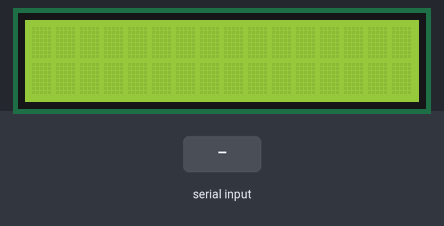
Simulated run of this sketch. Board: Arduino Uno, built with avr-gcc and run on an emulated ATmega328P. Shown: 16×2 character LCD. Inputs (shaded band) come from the test bench. What the sketch prints to the serial monitor is not drawn.

Above: at 1.2 s.
1.3 s: "1" received over Serial
At 2.2 s:
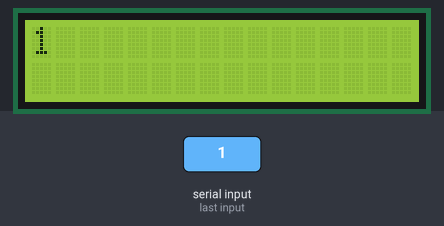
3.0 s: "0" received over Serial
At 3.5 s:
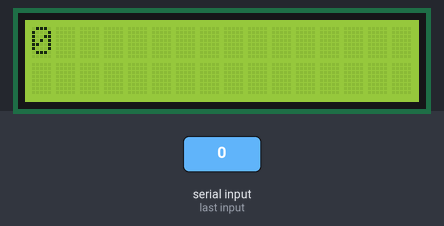
4.7 s: "2" received over Serial
At 6.0 s:
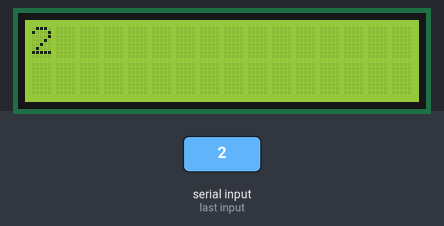
Timing chart, 0 to 7.7 s (numbered marks = the images above; inputs shaded):
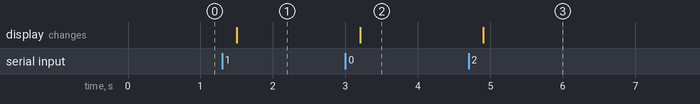

The sketch:

text.ino
```cpp
#include <LiquidCrystal.h>

LiquidCrystal lcd(12,11,5,4,3,2);        //RS 핀, E핀, 데이터 핀 4개
String lcdString = "";                   //객체 선언 : 출력 할 글자 저장

void setup() {
  lcd.begin(16,2);                       //LCD 크기 지정, 2줄 16칸
  lcd.clear();                           //화면 초기화
  Serial.begin(9600);                    //시리얼 통신 초기화
}

void loop() {
  lcd.setCursor(0,0);                    //커서를 0,0에 지정

  if(Serial.available()) {               //입력받은 데이터가 있으면
    delay(200);                          //0.2초 대기

    while(Serial.available() > 0) {      //문자 수 만큼 반복
      char lcdChar = (char)Serial.read();//문자 하나씩 읽고
      lcdString += lcdChar;              //읽은 문자를 하나씩 더해 문자열을 만듬
    }

    lcd.print(lcdString);                //문자열 LCD에 출력
    Serial.println(lcdString);           //시리얼 모니터에 입력한 값 출력
    lcdString = "";                      //문자열 초기화
    lcd.print("               ");        //전 글씨 삭제
  }
}
```

Measured:
- after the input at 1.3 s, the display: changes after 0.20 s (image 1)
- after the input at 3.0 s, the display: changes after 0.20 s (image 2)
- after the input at 4.7 s, the display: changes after 0.20 s (image 3)
